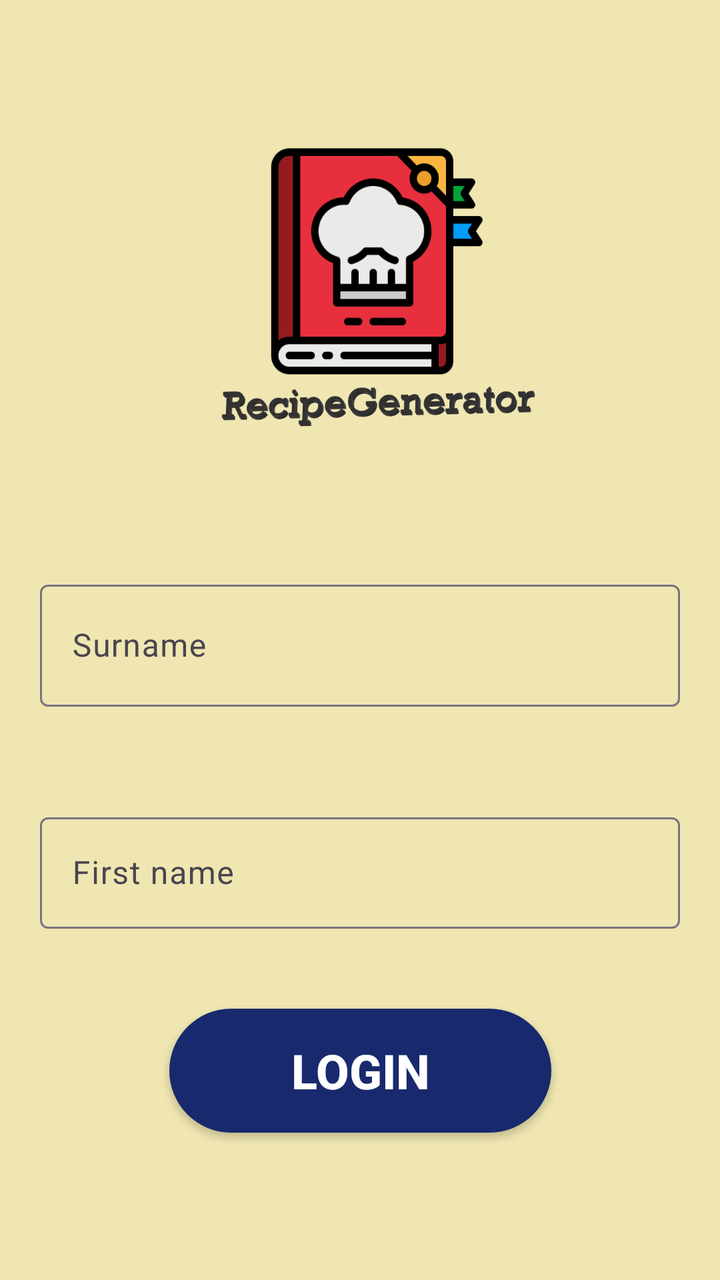
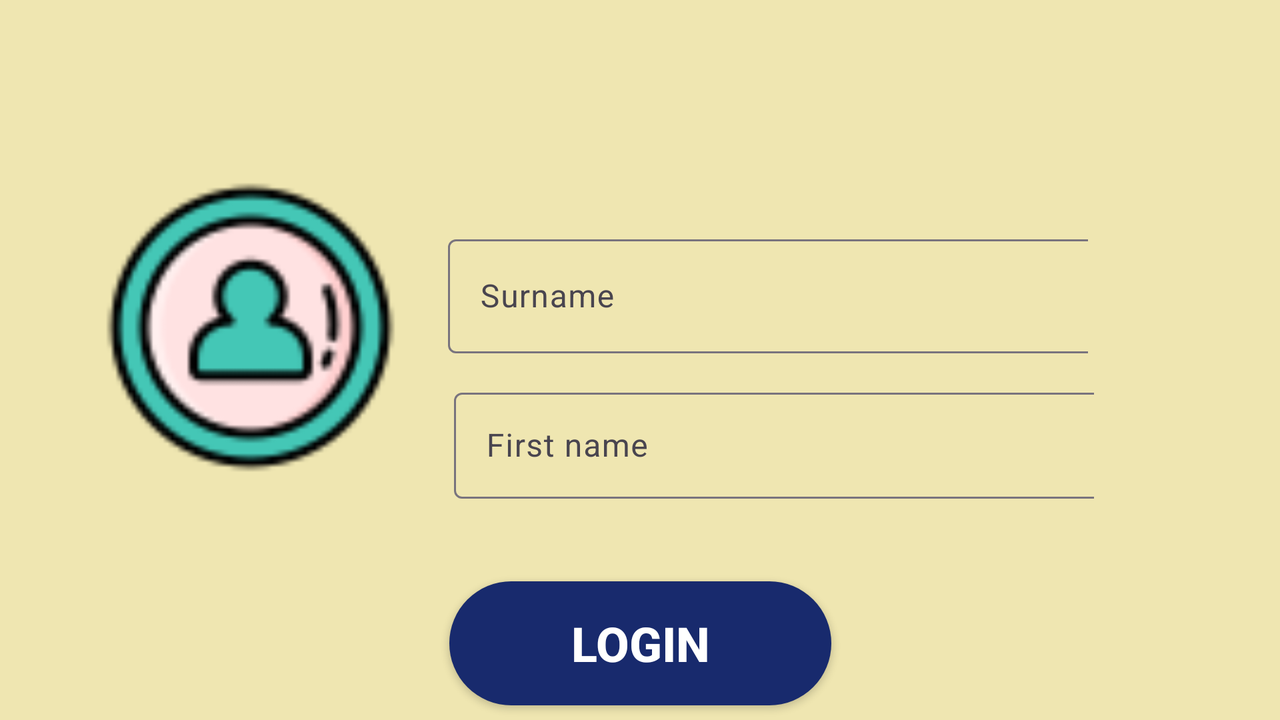

First picture: res/layout/ on a phone held upright. Second picture: the repository's own variant of that layout, on a device whose configuration matches the variant's folder. Source for both follows.
<!-- AndroidManifest.xml: application theme Theme.ProjetAndroid_Recettes -->
<!-- res/layout/activity_main.xml -->
<?xml version="1.0" encoding="utf-8"?>
<androidx.constraintlayout.widget.ConstraintLayout xmlns:android="http://schemas.android.com/apk/res/android"
    xmlns:app="http://schemas.android.com/apk/res-auto"
    xmlns:tools="http://schemas.android.com/tools"
    android:layout_width="match_parent"
    android:layout_height="match_parent"
    android:background="@color/bg_color"
    tools:context=".MainActivity">

    <com.google.android.material.textfield.TextInputLayout
        android:id="@+id/textInputLayout"
        android:layout_width="320dp"
        android:layout_height="wrap_content"
        android:layout_marginStart="1dp"
        android:layout_marginTop="50dp"
        android:layout_marginEnd="1dp"
        app:layout_constraintEnd_toEndOf="parent"
        app:layout_constraintStart_toStartOf="parent"
        app:layout_constraintTop_toBottomOf="@+id/Usericon">

        <com.google.android.material.textfield.TextInputEditText
            android:id="@+id/SurnameUser"
            android:layout_width="match_parent"
            android:layout_height="61dp"
            android:hint="@string/SurnameUser"
            tools:ignore="TextContrastCheck" />
    </com.google.android.material.textfield.TextInputLayout>

    <com.google.android.material.textfield.TextInputLayout
        android:id="@+id/textInputLayout3"
        android:layout_width="320dp"
        android:layout_height="wrap_content"
        android:layout_marginStart="1dp"
        android:layout_marginTop="50dp"
        android:layout_marginEnd="1dp"
        app:layout_constraintEnd_toEndOf="parent"
        app:layout_constraintStart_toStartOf="parent"
        app:layout_constraintTop_toBottomOf="@+id/textInputLayout">

        <com.google.android.material.textfield.TextInputEditText
            android:id="@+id/FirstnameUser"
            android:layout_width="match_parent"
            android:layout_height="wrap_content"
            android:hint="@string/FirstnameUser"
            tools:ignore="TextContrastCheck" />
    </com.google.android.material.textfield.TextInputLayout>

    <androidx.appcompat.widget.AppCompatButton
        android:id="@+id/btnConnexion"
        android:layout_width="191dp"
        android:layout_height="62dp"
        android:layout_marginStart="110dp"
        android:layout_marginTop="40dp"
        android:layout_marginEnd="110dp"
        android:onClick="connection"
        android:text="@string/btnConnexion"
        app:layout_constraintEnd_toEndOf="parent"
        app:layout_constraintStart_toStartOf="parent"
        app:layout_constraintTop_toBottomOf="@+id/textInputLayout3"
        style="@style/btnBF"/>

    <ImageView
        android:id="@+id/Usericon"
        android:layout_width="268dp"
        android:layout_height="167dp"
        android:layout_marginTop="70dp"
        app:layout_constraintBottom_toTopOf="@+id/textInputLayout"
        app:layout_constraintEnd_toEndOf="parent"
        app:layout_constraintHorizontal_bias="0.498"
        app:layout_constraintStart_toStartOf="parent"
        app:layout_constraintTop_toTopOf="parent"
        app:layout_constraintVertical_bias="0.688"
        app:srcCompat="@drawable/sans_titre"
        tools:ignore="ContentDescription" />
</androidx.constraintlayout.widget.ConstraintLayout>
<!-- resources referenced by this layout -->
<resources>
  <color name="bg_color">#EFE6B1</color>
  <!-- drawable sans_titre: png bitmap (drawable, 62381 bytes) -->
  <string name="FirstnameUser">First name</string>
  <string name="SurnameUser">Surname</string>
  <string name="btnConnexion">LogIN</string>
  <style name="btnBF" parent="TextAppearance.AppCompat.Button">
          <item name="android:background">@drawable/btn_bg_blue_f</item>
          <item name="android:textColor">@color/white</item>
          <item name="android:textSize">24sp</item>
          <item name="android:textStyle">bold</item>
      </style>
  <style name="Theme.ProjetAndroid_Recettes" parent="Base.Theme.ProjetAndroid_Recettes" />
  <!-- drawable btn_bg_blue_f (drawable) -->
  <?xml version="1.0" encoding="utf-8"?>
  <selector xmlns:android="http://schemas.android.com/apk/res/android">
      <item android:drawable="@drawable/bg_blue_f_hover" android:state_pressed="true" />
      <item android:drawable="@drawable/bg_blue_f" android:state_pressed="false" />
  </selector>
  <color name="white">#FFFFFF</color>
  <style name="Base.Theme.ProjetAndroid_Recettes" parent="Theme.Material3.DayNight.NoActionBar">
          
          
      </style>
  <!-- drawable bg_blue_f_hover (drawable) -->
  <?xml version="1.0" encoding="utf-8"?>
  <selector xmlns:android="http://schemas.android.com/apk/res/android">
      <item>
          <shape android:shape="rectangle">
              <corners android:radius="50dp" />
              <solid android:color="@color/bg_primary_hover" />
          </shape>
      </item>
  </selector>
  <!-- drawable bg_blue_f (drawable) -->
  <?xml version="1.0" encoding="utf-8"?>
  <selector xmlns:android="http://schemas.android.com/apk/res/android">
      <item>
          <shape android:shape="rectangle">
              <corners android:radius="50dp" />
              <solid android:color="@color/bg_primary" />
          </shape>
      </item>
  </selector>
  <color name="bg_primary_hover">#081957</color>
  <color name="bg_primary">#182a6d</color>
</resources>
<!-- res/layout-land/activity_main.xml (the repository's variant of the layout above) -->
<!-- drawn on the phone turned sideways -->
<?xml version="1.0" encoding="utf-8"?>
<androidx.constraintlayout.widget.ConstraintLayout xmlns:android="http://schemas.android.com/apk/res/android"
    xmlns:app="http://schemas.android.com/apk/res-auto"
    xmlns:tools="http://schemas.android.com/tools"
    android:layout_width="match_parent"
    android:layout_height="match_parent"
    android:background="@color/bg_color"
    tools:context=".MainActivity">

    <com.google.android.material.textfield.TextInputLayout
        android:id="@+id/textInputLayout"
        android:layout_width="320dp"
        android:layout_height="wrap_content"
        android:layout_marginStart="1dp"
        android:layout_marginTop="100dp"
        android:layout_marginEnd="1dp"
        app:layout_constraintBottom_toTopOf="@+id/textInputLayout3"
        app:layout_constraintEnd_toEndOf="parent"
        app:layout_constraintHorizontal_bias="0.701"
        app:layout_constraintStart_toStartOf="parent"
        app:layout_constraintTop_toTopOf="parent">

        <com.google.android.material.textfield.TextInputEditText
            android:id="@+id/SurnameUser"
            android:layout_width="393dp"
            android:layout_height="57dp"
            android:hint="@string/SurnameUser"
            tools:ignore="TextContrastCheck" />
    </com.google.android.material.textfield.TextInputLayout>

    <com.google.android.material.textfield.TextInputLayout
        android:id="@+id/textInputLayout3"
        android:layout_width="320dp"
        android:layout_height="wrap_content"
        android:layout_marginStart="60dp"
        android:layout_marginTop="200dp"
        android:layout_marginEnd="1dp"
        android:layout_marginBottom="120dp"
        app:layout_constraintBottom_toBottomOf="parent"
        app:layout_constraintEnd_toEndOf="parent"
        app:layout_constraintHorizontal_bias="0.645"
        app:layout_constraintStart_toStartOf="parent"
        app:layout_constraintTop_toTopOf="parent">

        <com.google.android.material.textfield.TextInputEditText
            android:id="@+id/FirstnameUser"
            android:layout_width="416dp"
            android:layout_height="53dp"
            android:hint="@string/FirstnameUser"
            tools:ignore="TextContrastCheck" />
    </com.google.android.material.textfield.TextInputLayout>

    <androidx.appcompat.widget.AppCompatButton
        android:id="@+id/btnConnexion"
        style="@style/btnBF"
        android:layout_width="191dp"
        android:layout_height="62dp"
        android:layout_marginStart="110dp"
        android:layout_marginTop="40dp"
        android:layout_marginEnd="110dp"
        android:onClick="connection"
        android:text="@string/btnConnexion"
        app:layout_constraintBottom_toBottomOf="parent"
        app:layout_constraintEnd_toEndOf="parent"
        app:layout_constraintStart_toStartOf="parent"
        app:layout_constraintTop_toBottomOf="@+id/textInputLayout3"
        app:layout_constraintVertical_bias="0.147" />

    <ImageView
        android:id="@+id/Usericon"
        android:layout_width="152dp"
        android:layout_height="154dp"
        app:layout_constraintBottom_toBottomOf="parent"
        app:layout_constraintEnd_toEndOf="parent"
        app:layout_constraintHorizontal_bias="0.101"
        app:layout_constraintStart_toStartOf="parent"
        app:layout_constraintTop_toTopOf="parent"
        app:layout_constraintVertical_bias="0.42"
        app:srcCompat="@drawable/icons8_user_64"
        tools:ignore="ContentDescription" />

</androidx.constraintlayout.widget.ConstraintLayout>
<!-- resources referenced by the variant -->
<!-- as the phone turned sideways resolves them -->
<resources>
  <color name="bg_color">#EFE6B1</color>
  <!-- drawable icons8_user_64: png bitmap (drawable, 3526 bytes) -->
  <string name="FirstnameUser">First name</string>
  <string name="SurnameUser">Surname</string>
  <string name="btnConnexion">LogIN</string>
  <style name="btnBF" parent="TextAppearance.AppCompat.Button">
          <item name="android:background">@drawable/btn_bg_blue_f</item>
          <item name="android:textColor">@color/white</item>
          <item name="android:textSize">24sp</item>
          <item name="android:textStyle">bold</item>
      </style>
  <style name="Theme.ProjetAndroid_Recettes" parent="Base.Theme.ProjetAndroid_Recettes" />
  <!-- drawable btn_bg_blue_f (drawable) -->
  <?xml version="1.0" encoding="utf-8"?>
  <selector xmlns:android="http://schemas.android.com/apk/res/android">
      <item android:drawable="@drawable/bg_blue_f_hover" android:state_pressed="true" />
      <item android:drawable="@drawable/bg_blue_f" android:state_pressed="false" />
  </selector>
  <color name="white">#FFFFFF</color>
  <style name="Base.Theme.ProjetAndroid_Recettes" parent="Theme.Material3.DayNight.NoActionBar">
          
          
      </style>
  <!-- drawable bg_blue_f_hover (drawable) -->
  <?xml version="1.0" encoding="utf-8"?>
  <selector xmlns:android="http://schemas.android.com/apk/res/android">
      <item>
          <shape android:shape="rectangle">
              <corners android:radius="50dp" />
              <solid android:color="@color/bg_primary_hover" />
          </shape>
      </item>
  </selector>
  <!-- drawable bg_blue_f (drawable) -->
  <?xml version="1.0" encoding="utf-8"?>
  <selector xmlns:android="http://schemas.android.com/apk/res/android">
      <item>
          <shape android:shape="rectangle">
              <corners android:radius="50dp" />
              <solid android:color="@color/bg_primary" />
          </shape>
      </item>
  </selector>
  <color name="bg_primary_hover">#081957</color>
  <color name="bg_primary">#182a6d</color>
</resources>
